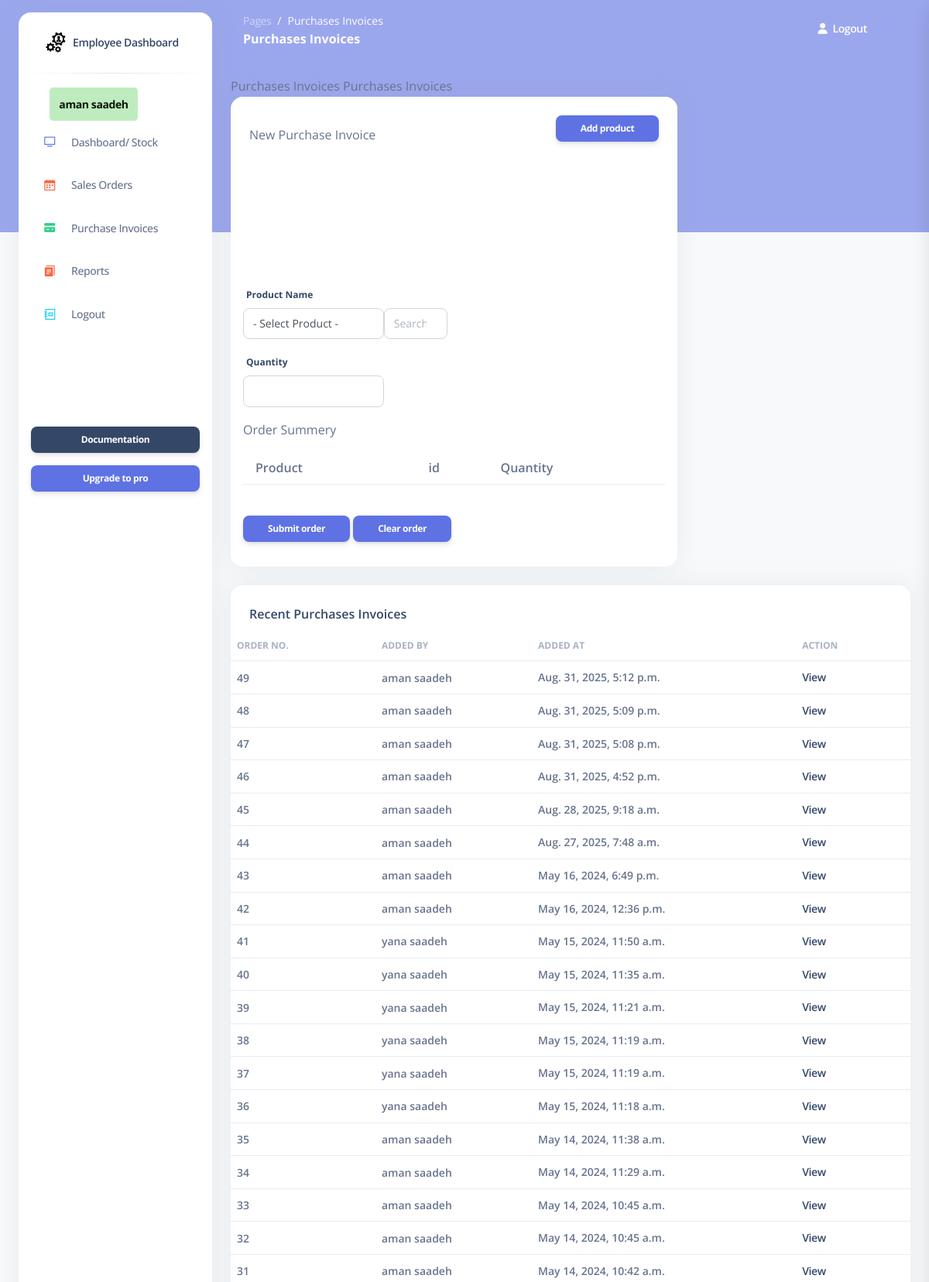
Page /purchases (signed in, upper part) on the committed database.
### my_app/models.py (models this page shows)
class Employee(models.Model):
    first_name = models.CharField(max_length=255)
    last_name = models.CharField(max_length=255)
    email = models.EmailField(max_length=255)
    DOB = models.DateField()
    password = models.CharField(max_length=255)
    confirm_password = models.CharField(max_length=255)
    manager = models.ForeignKey(Manager , related_name="employees", on_delete=models.CASCADE)
    is_active = models.BooleanField(default=False)
    created_at = models.DateTimeField(auto_now_add=True)
    updated_at = models.DateTimeField(auto_now=True)
    objects = EmployeeManager()

class Purchasing_invoice(models.Model):
    employee = models.ForeignKey(Employee , related_name="purchasing_invoices", on_delete=models.CASCADE) # RESTRICT  deleted >>  dont delete the item or ( default="Default", on_delete=models.SET_DEFAULT)
    products = models.ManyToManyField(Product, related_name="purchasing_invoices")
    created_at = models.DateTimeField(auto_now_add=True)
    updated_at = models.DateTimeField(auto_now=True)
    objects = Purchasing_invoiceManager()

### my_app/views.py (the view)
# urls.py: path('purchases', views.display_purchases),
def display_purchases(request):
    context = {
            'purchases_order': purchases_order,
            'products': models.get_all_products(),#--------------------------------------------Mai
            'invoices' : models.get_all_invoices(),
            'employee': models.get_employee_by_id(request.session['employee_id']),#--------------------------------------------Mai
        }
    return render(request , 'purchase_invoices.html' ,context)

### my_app/models.py (called while the page is built)
def get_employee_by_id(id):
    return Employee.objects.get(id=id)

def get_all_products():
    return Product.objects.all()

def get_all_invoices():
    return Purchasing_invoice.objects.all().order_by('-created_at')

### my_app/templates/purchase_invoices.html (shortened to what this page needs)
{% extends 'layouts/base.html' %}
{% block content %}
      {% block page_name %}Purchases Invoices{% endblock %}
      {% block page_name2 %}Purchases Invoices{% endblock %}
<div class="row">
    <div class="col-8">
      <div class="card mb-4">
        <div class="card-header pb-0">
          <form action="/add_order_to_purchase" method="post" id="add-form">
            <div class="d-flex align-items-center">
              <p class="mb-0 ">New Purchase Invoice</p>
              <button class="btn btn-primary btn-sm ms-auto">Add product</button>
            </div>
          </div>
          <div class="card-body">
            <div class="row">
              <div class="col-md-6">
                <label for="example-text-input" class="form-control-label">Product Name</label>
                </div>
                <div class="btn-group ">
                  <div class="col-md-4">
                    <div class="form-group">
                      <select id="results-box"   class="form-control" name="product_name">
                        <option value="- Select Product -">- Select Product -</option>
                        </select>
                    </div>
                  </div>
                  <div class="w-15 text-center">
                    <div id="search-form"   outocomplete = "off">
                        <input id="search-input" class="form-control me-2" type="search" placeholder="Search " aria-label="Search">
                    </div>
                  </div>
                </div>
              </div>
              <div class="col-md-4">
                <div class="form-group">
                  <label for="example-text-input" class="form-control-label">Quantity</label>
                  <input class="form-control" type="number" name="quantity" >
                </div>
              </div>
          <form action="/submet_purchase_order" method="post">
              <p>Order Summery</p>
              <table class="table">
                <tr >
                    <th class="ps-3">Product</th>
                    <th class="ps-3">id</th>
                    <th>Quantity</th>
                </tr>
              </table>
              <button type="submit" class="btn btn-primary btn-sm ms-auto mt-4">Submit order</button>
              <a href="/clear_purchases_list" class="btn btn-primary btn-sm ms-auto mt-4"> Clear order</a>
            </div>
      </div>
    </div>
  </div>
  <div class="row">
    <div class="col-12">
      <div class="card mb-4">
        <div class="card-header pb-0">
          <h6>Recent Purchases Invoices</h6>
        </div>
        <div class="card-body px-0 pt-0 pb-2">
          <div class="table-responsive p-0">
            <table class="table align-items-center justify-content-center mb-0">
              <thead>
                <tr>
                  <th class="text-uppercase text-secondary text-xs font-weight-bolder opacity-7 ps-2">Order No.</th>
                  <th class="text-uppercase text-secondary text-xs font-weight-bolder opacity-7 ps-2 ">Added by</th>
                  <th class="text-uppercase text-secondary text-xs font-weight-bolder opacity-7 ps-2 ">Added at</th>
                  <th class="text-uppercase text-secondary text-xs font-weight-bolder opacity-7 ps-2">Action</th>
                </tr>
              </thead>
              <tbody>
                {% for invoice in invoices %}
                <tr>
                  <td>
                    <p class="text-sm mb-0 font-weight-bold mb-0"> {{invoice.id}} </p>
                  </td>
                  <td>
                    <p class="text-sm mb-0 font-weight-bold mb-0"> {{invoice.employee.first_name}} {{invoice.employee.last_name}} </p>
                  </td>
                  <td>
                    <span class="text-sm mb-0 font-weight-bold">{{invoice.created_at}}</span>
                  </td>
                  <td>
                    <span class="text-sm  mb-0 font-weight-bold"><a href="/view_purchase_invoice/{{invoice.id}}">View</a></span>
                  </td>
                </tr>
                {% endfor %}
              </tbody>
            </table>
          </div>
        </div>
      </div>
    </div>
  </div>
{% endblock content %}

### my_app/templates/includes/aside.html (shortened to what this page needs)
<aside class="sidenav bg-white navbar navbar-vertical navbar-expand-xs border-0 border-radius-xl my-3 fixed-start ms-4 " id="sidenav-main">
<div class="sidenav-header">
    <a class="navbar-brand m-0" href=" https://demos.creative-tim.com/argon-dashboard/pages/dashboard.html " target="_blank">
    <img src="static/img/logo.PNG" class="navbar-brand-img h-100" alt="main_logo">
    <span class="ms-1 font-weight-bold">Employee Dashboard</span>
    </a>
</div>
<hr class="horizontal dark mt-0">
<div class="collapse navbar-collapse  w-auto " id="sidenav-collapse-main">
    <ul class="navbar-nav">
    <li class="nav-item">
        <a class="nav-link " href="/employye_dashboard">
        <span class="nav-link-text ms-1"> <b class="message_success" >{{employee.first_name}} {{employee.last_name}}</b> </span>
        </a>
        <a class="nav-link " href="/employye_dashboard">
        <div class="icon icon-shape icon-sm border-radius-md text-center me-2 d-flex align-items-center justify-content-center">
            <i class="ni ni-tv-2 text-primary text-sm opacity-10"></i>
        </div>
        <span class="nav-link-text ms-1">Dashboard/ Stock</span>
        </a>
    </li>
    <li class="nav-item">
        <a class="nav-link " href="/sales">
        <div class="icon icon-shape icon-sm border-radius-md text-center me-2 d-flex align-items-center justify-content-center">
            <i class="ni ni-calendar-grid-58 text-warning text-sm opacity-10"></i>
        </div>
        <span class="nav-link-text ms-1">Sales Orders</span>
        </a>
    </li>
    <li class="nav-item">
        <a class="nav-link " href="/purchases">
        <div class="icon icon-shape icon-sm border-radius-md text-center me-2 d-flex align-items-center justify-content-center">
            <i class="ni ni-credit-card text-success text-sm opacity-10"></i>
        </div>
        <span class="nav-link-text ms-1">Purchase Invoices</span>
        </a>
    </li>
    <li class="nav-item">
        <a class="nav-link " href="/employee_reports">
        <div class="icon icon-shape icon-sm border-radius-md text-center me-2 d-flex align-items-center justify-content-center">
            <i class="ni ni-single-copy-04 text-warning text-sm opacity-10"></i>
        </div>
        <span class="nav-link-text ms-1">Reports</span>
        </a>
    </li>
    <li class="nav-item">
        <a class="nav-link " href="/emp_logout">
        <div class="icon icon-shape icon-sm border-radius-md text-center me-2 d-flex align-items-center justify-content-center">
            <i class="ni ni-collection text-info text-sm opacity-10"></i>
        </div>
        <span class="nav-link-text ms-1">Logout</span>
        </a>
    </li>
    </ul>
</div>
<div class="sidenav-footer mx-3 ">
    <a href="https://www.creative-tim.com/learning-lab/bootstrap/license/argon-dashboard" target="_blank" class="btn btn-dark btn-sm w-100 mb-3">Documentation</a>
    <a class="btn btn-primary btn-sm mb-0 w-100" href="https://www.creative-tim.com/product/argon-dashboard-pro?ref=sidebarfree" type="button">Upgrade to pro</a>
</div>
</aside>

### static/css/nucleo-svg.css (style rules this page uses)
.icon { display: inline-block; color: #111111; height: 1em; width: 1em; }
.icon-sm { height: 0.8em; width: 0.8em; }
.icon { fill: currentColor; stroke: none; }

### static/css/style.css (style rules this page uses)
.message_success { width: min-content; margin: 10px; margin-left: 10%; padding: 10px; background-color: rgb(191, 236, 191); color: rgb(8, 24, 8); border: 2px solid rgb(191, 236, 191); border-radius: 5px; }

### rows in the picture
Employee: first_name "aman", last_name "saadeh"
Purchasing_invoice: id "49", employee.first_name "aman", employee.last_name "saadeh", created_at "Aug. 31, 2025, 5:12 p.m."
Purchasing_invoice: id "48", employee.first_name "aman", employee.last_name "saadeh", created_at "Aug. 31, 2025, 5:09 p.m."
Purchasing_invoice: id "47", employee.first_name "aman", employee.last_name "saadeh", created_at "Aug. 31, 2025, 5:08 p.m."
Purchasing_invoice: id "46", employee.first_name "aman", employee.last_name "saadeh", created_at "Aug. 31, 2025, 4:52 p.m."
Purchasing_invoice: id "45", employee.first_name "aman", employee.last_name "saadeh", created_at "Aug. 28, 2025, 9:18 a.m."
Purchasing_invoice: id "44", employee.first_name "aman", employee.last_name "saadeh", created_at "Aug. 27, 2025, 7:48 a.m."
Purchasing_invoice: id "43", employee.first_name "aman", employee.last_name "saadeh", created_at "May 16, 2024, 6:49 p.m."
Purchasing_invoice: id "42", employee.first_name "aman", employee.last_name "saadeh", created_at "May 16, 2024, 12:36 p.m."
Purchasing_invoice: id "41", employee.first_name "yana", employee.last_name "saadeh", created_at "May 15, 2024, 11:50 a.m."
Purchasing_invoice: id "40", employee.first_name "yana", employee.last_name "saadeh", created_at "May 15, 2024, 11:35 a.m."
Purchasing_invoice: id "39", employee.first_name "yana", employee.last_name "saadeh", created_at "May 15, 2024, 11:21 a.m."
Purchasing_invoice: id "38", employee.first_name "yana", employee.last_name "saadeh", created_at "May 15, 2024, 11:19 a.m."
Purchasing_invoice: id "37", employee.first_name "yana", employee.last_name "saadeh", created_at "May 15, 2024, 11:19 a.m."
Purchasing_invoice: id "36", employee.first_name "yana", employee.last_name "saadeh", created_at "May 15, 2024, 11:18 a.m."
Purchasing_invoice: id "35", employee.first_name "aman", employee.last_name "saadeh", created_at "May 14, 2024, 11:38 a.m."
Purchasing_invoice: id "34", employee.first_name "aman", employee.last_name "saadeh", created_at "May 14, 2024, 11:29 a.m."
Purchasing_invoice: id "33", employee.first_name "aman", employee.last_name "saadeh", created_at "May 14, 2024, 10:45 a.m."
Purchasing_invoice: id "32", employee.first_name "aman", employee.last_name "saadeh", created_at "May 14, 2024, 10:45 a.m."
Purchasing_invoice: id "31", employee.first_name "aman", employee.last_name "saadeh", created_at "May 14, 2024, 10:42 a.m."
